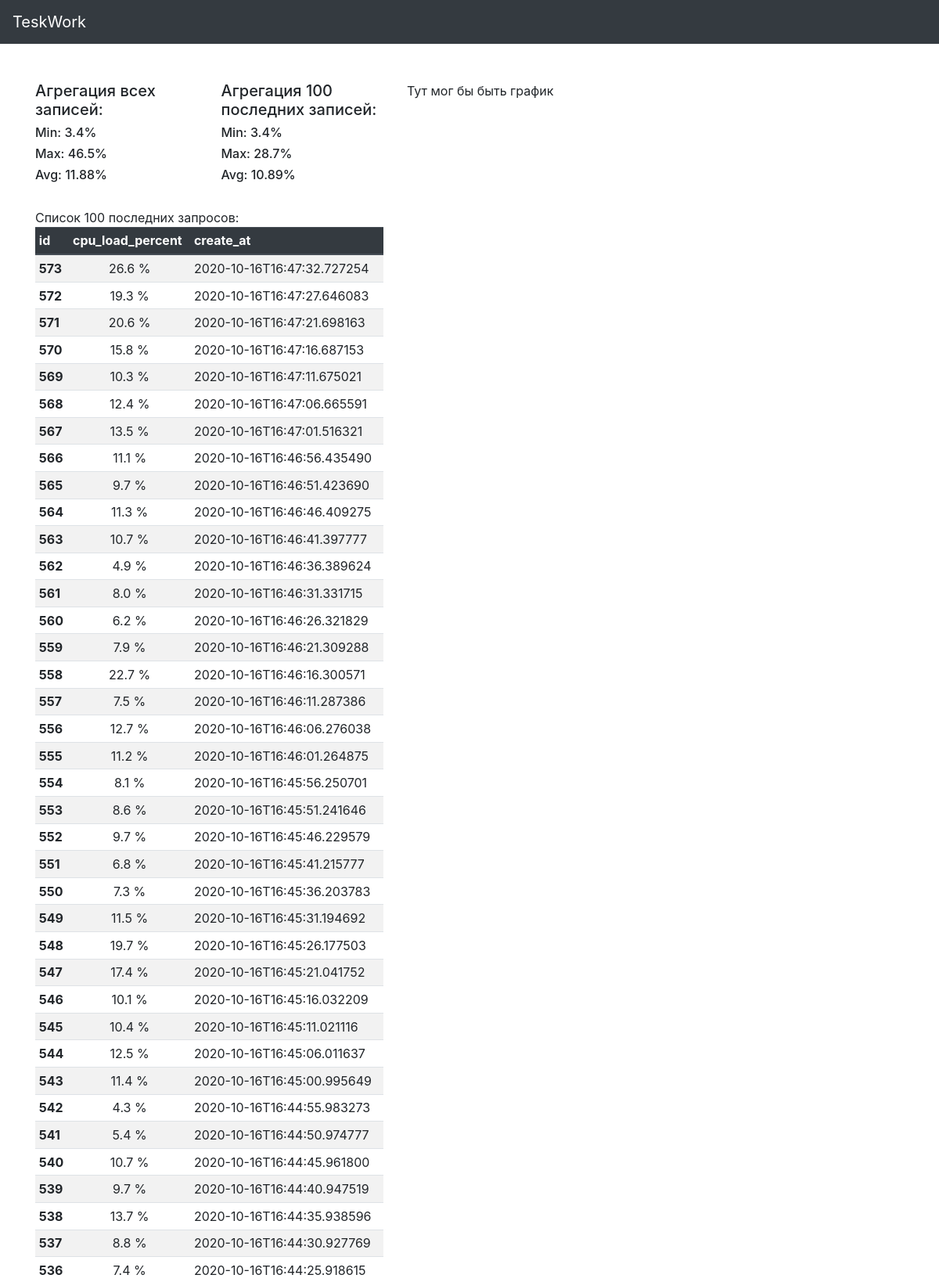
The page / (upper part) on the database its author committed.
### database/models.py (models this page shows)
class BaseModel(Model):
    class Meta:
        database = DATABASE
        if database.is_closed():
            database.connect()

class Statistics(BaseModel):
    id = PrimaryKeyField(unique=True, null=False)
    cpu_load_percent: float = FloatField(null=False)
    create_at: datetime = DateTimeField(default=datetime.now)

### web/routers.py (the view)
@blueprint.route('/')
def index():
    mma_all = get_mma_all_entries()
    mma_last_hundred = get_mma_last_hundred_entries()
    last_hundred_entries = get_last_hundred_entries()
    return render_template('index.html', mma_all=mma_all, mma_last_hundred=mma_last_hundred,
                           last_hundred_entries=last_hundred_entries)

### server.py (called while the page is built)
@app.before_request
def before_request():
    g.db = DATABASE
    if g.db.is_closed():
        g.db.connect()

@app.after_request
def after_request(response):
    g.db.close()
    return response

### web/services/service.py (called while the page is built)
def get_mma_all_entries() -> Dict[str, float]:
    query = Statistics \
        .select(fn.Max(Statistics.cpu_load_percent),
                fn.Min(Statistics.cpu_load_percent),
                fn.AVG(Statistics.cpu_load_percent))\
        .scalar(as_tuple=True)
    data = {'max': query[0], 'min': query[1], 'avg': round(query[2], 2)}
    return data

def get_mma_last_hundred_entries() -> Dict[str, float]:
    last_hundred = Statistics\
        .select(Statistics.cpu_load_percent.alias('clp'))\
        .order_by(Statistics.create_at.desc())\
        .limit(100)
    clp = SQL('clp')
    query = Statistics\
        .select(fn.Max(clp), fn.Min(clp), fn.AVG(clp))\
        .from_(last_hundred)\
        .scalar(as_tuple=True)
    data = {'max': query[0], 'min': query[1], 'avg': round(query[2], 2)}
    return data

def get_last_hundred_entries() -> list:
    query = Statistics.select() \
        .order_by(Statistics.create_at.desc()) \
        .limit(100).execute()
    result = []
    for item in query:
        result.append({'id': item.id,
                       'cpu_load_percent': item.cpu_load_percent,
                       'create_at': item.create_at.isoformat()})
    return result

### templates/index.html (shortened to what this page needs)
<!DOCTYPE html>
<html lang="en">
<head>
  <link rel="stylesheet" href="https://stackpath.bootstrapcdn.com/bootstrap/4.5.0/css/bootstrap.min.css"
>
</head>
<body>
  <nav class="navbar navbar-expand-lg navbar-dark bg-dark">
    <a class="navbar-brand" href="#">TeskWork</a>
  </nav>
  <br><br>
  <div class="container align-self-center align-self-center">
    <div class="row justify-content-center">
      <div class="col-sm-5">
        <div class="row justify-content-center">
          <div class="col-sm">
            <h5>Агрегация всех записей:</h5>
            <h6>Min: {{mma_all.min}}%</h6>
            <h6>Max: {{mma_all.max}}%</h6>
            <h6>Avg: {{mma_all.avg}}%</h6>
          </div>
          <div class="col-sm">
            <h5>Агрегация 100 последних записей:</h5>
            <h6>Min: {{mma_last_hundred.min}}%</h6>
            <h6>Max: {{mma_last_hundred.max}}%</h6>
            <h6>Avg: {{mma_last_hundred.avg}}%</h6>
          </div>
        </div>
        <br>
        <caption>Список 100 последних запросов:</caption>
        <table class="table table-striped table-hover table-sm table-responsive-sm">
            <thead class="thead-dark">
              <tr>
                <th scope="col">id</th>
                <th scope="col">cpu_load_percent</th>
                <th scope="col">create_at</th>
              </tr>
            </thead>
          <tbody>
            {% for entries in last_hundred_entries %}
            <tr>
              <th scope="row">{{entries.id}}</th>
              <td align="center">{{entries.cpu_load_percent}} %</td>
              <td>{{entries.create_at}}</td>
            </tr>
            {% endfor %}
          </tbody>
        </table>
      </div>
      <div class="col-sm-7">
        Тут мог бы быть график
      </div>
    </div>
  </div>
</body>
</html>

### rows shown on the page
Statistics: id "573", cpu_load_percent "26.6", create_at "2020-10-16T16:47:32.727254"
Statistics: id "572", cpu_load_percent "19.3", create_at "2020-10-16T16:47:27.646083"
Statistics: id "571", cpu_load_percent "20.6", create_at "2020-10-16T16:47:21.698163"
Statistics: id "570", cpu_load_percent "15.8", create_at "2020-10-16T16:47:16.687153"
Statistics: id "569", cpu_load_percent "10.3", create_at "2020-10-16T16:47:11.675021"
Statistics: id "568", cpu_load_percent "12.4", create_at "2020-10-16T16:47:06.665591"
Statistics: id "567", cpu_load_percent "13.5", create_at "2020-10-16T16:47:01.516321"
Statistics: id "566", cpu_load_percent "11.1", create_at "2020-10-16T16:46:56.435490"
Statistics: id "565", cpu_load_percent "9.7", create_at "2020-10-16T16:46:51.423690"
Statistics: id "564", cpu_load_percent "11.3", create_at "2020-10-16T16:46:46.409275"
Statistics: id "563", cpu_load_percent "10.7", create_at "2020-10-16T16:46:41.397777"
Statistics: id "562", cpu_load_percent "4.9", create_at "2020-10-16T16:46:36.389624"
Statistics: id "561", cpu_load_percent "8.0", create_at "2020-10-16T16:46:31.331715"
Statistics: id "560", cpu_load_percent "6.2", create_at "2020-10-16T16:46:26.321829"
Statistics: id "559", cpu_load_percent "7.9", create_at "2020-10-16T16:46:21.309288"
Statistics: id "558", cpu_load_percent "22.7", create_at "2020-10-16T16:46:16.300571"
Statistics: id "557", cpu_load_percent "7.5", create_at "2020-10-16T16:46:11.287386"
Statistics: id "556", cpu_load_percent "12.7", create_at "2020-10-16T16:46:06.276038"
Statistics: id "555", cpu_load_percent "11.2", create_at "2020-10-16T16:46:01.264875"
Statistics: id "554", cpu_load_percent "8.1", create_at "2020-10-16T16:45:56.250701"
Statistics: id "553", cpu_load_percent "8.6", create_at "2020-10-16T16:45:51.241646"
Statistics: id "552", cpu_load_percent "9.7", create_at "2020-10-16T16:45:46.229579"
Statistics: id "551", cpu_load_percent "6.8", create_at "2020-10-16T16:45:41.215777"
Statistics: id "550", cpu_load_percent "7.3", create_at "2020-10-16T16:45:36.203783"
Statistics: id "549", cpu_load_percent "11.5", create_at "2020-10-16T16:45:31.194692"
Statistics: id "548", cpu_load_percent "19.7", create_at "2020-10-16T16:45:26.177503"
Statistics: id "547", cpu_load_percent "17.4", create_at "2020-10-16T16:45:21.041752"
Statistics: id "546", cpu_load_percent "10.1", create_at "2020-10-16T16:45:16.032209"
Statistics: id "545", cpu_load_percent "10.4", create_at "2020-10-16T16:45:11.021116"
Statistics: id "544", cpu_load_percent "12.5", create_at "2020-10-16T16:45:06.011637"
Statistics: id "543", cpu_load_percent "11.4", create_at "2020-10-16T16:45:00.995649"
Statistics: id "542", cpu_load_percent "4.3", create_at "2020-10-16T16:44:55.983273"
Statistics: id "541", cpu_load_percent "5.4", create_at "2020-10-16T16:44:50.974777"
Statistics: id "540", cpu_load_percent "10.7", create_at "2020-10-16T16:44:45.961800"
Statistics: id "539", cpu_load_percent "9.7", create_at "2020-10-16T16:44:40.947519"
Statistics: id "538", cpu_load_percent "13.7", create_at "2020-10-16T16:44:35.938596"
Statistics: id "537", cpu_load_percent "8.8", create_at "2020-10-16T16:44:30.927769"
Statistics: id "536", cpu_load_percent "7.4", create_at "2020-10-16T16:44:25.918615"

### other values the page prints
{{ mma_all.min }} "3.4"
{{ mma_all.max }} "46.5"
{{ mma_all.avg }} "11.88"
{{ mma_last_hundred.min }} "3.4"
{{ mma_last_hundred.max }} "28.7"
{{ mma_last_hundred.avg }} "10.89"
